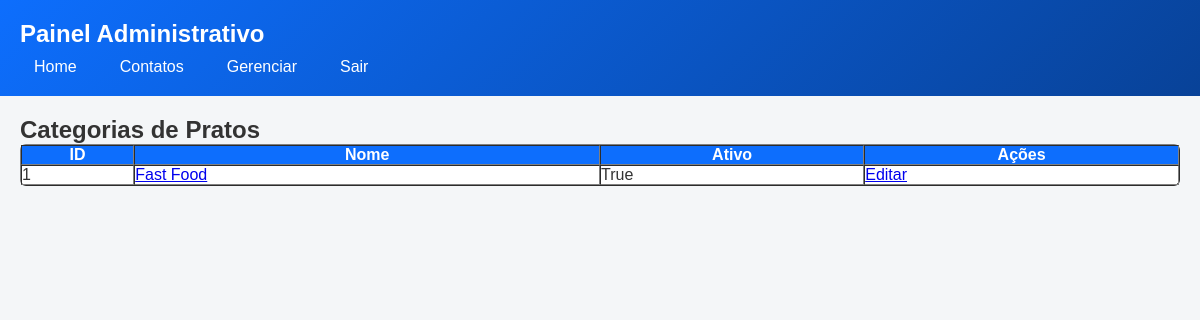
The page /painel/pratos/categorias/ on the database its author committed.
### loja/models.py (models this page shows, shortened)
class CategoriaPrato(models.Model):
    nome = models.CharField(max_length=100, help_text="Nome da categoria")
    ativo = models.BooleanField(default=True, help_text="Categoria ativa")

### painel/views.py (the view)
# urls.py: path("pratos/categorias/", CategoriaPratoListView.as_view(), name="categoria-prato-list"),
class CategoriaPratoListView(ListView):
    model = CategoriaPrato
    template_name = "painel/pratos/categoria_list.html"
    context_object_name = "categorias"

### loja/templates/painel/pratos/categoria_list.html (shortened to what this page needs)
{% extends "painel/base.html" %}
{% block content %}
<h2>Categorias de Pratos</h2>
<table border="1" cellpadding="8" cellspacing="0" style="width:100%; background:#fff; border-radius:6px;">
    <thead>
        <tr style="background:#0d6efd; color:white;">
            <th>ID</th>
            <th>Nome</th>
            <th>Ativo</th>
            <th>Ações</th>
        </tr>
    </thead>
    <tbody>
        {% for categoria in categorias %}
        <tr>
            <td>{{ categoria.id }}</td>
            <td>
                <a href="{% url 'painel:pratos-por-categoria' categoria.id %}">{{ categoria.nome }}</a>
            </td>
            <td>{{ categoria.ativo }}</td>
            <td>
                <a href="{% url 'painel:categoria-prato-edit' categoria.id %}">Editar</a>
            </td>
        </tr>
        {% empty %}
        <tr>
            <td colspan="4">Nenhuma categoria cadastrada.</td>
        </tr>
        {% endfor %}
    </tbody>
</table>
{% endblock %}

### loja/templates/painel/base.html (style rules this page uses)
* { margin: 0; padding: 0; box-sizing: border-box; font-family: Arial, Helvetica, sans-serif; }
body { background-color: #f4f6f8; color: #333; min-height: 100vh; }

### rows shown on the page
CategoriaPrato: id "1", nome "Fast Food", ativo "True"
